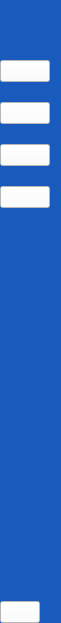
    <widget class="QWidget" name="wdgtShortSidebar" native="true">
     <property name="maximumSize">
      <size>
       <width>50</width>
       <height>16777215</height>
      </size>
     </property>
     <property name="styleSheet">
      <string notr="true">background-color: rgb(25, 90, 189);
color: rgb(255,255,255);</string>
     </property>
     <layout class="QVBoxLayout" name="verticalLayout_4">
      <property name="spacing">
       <number>0</number>
      </property>
      <property name="leftMargin">
       <number>0</number>
      </property>
      <property name="topMargin">
       <number>0</number>
      </property>
      <property name="rightMargin">
       <number>0</number>
      </property>
      <property name="bottomMargin">
       <number>0</number>
      </property>
      <item>
       <layout class="QHBoxLayout" name="horizontalLayout">
        <property name="spacing">
         <number>0</number>
        </property>
        <property name="leftMargin">
         <number>0</number>
        </property>
        <property name="rightMargin">
         <number>11</number>
        </property>
        <item>
         <widget class="QLabel" name="label_3">
          <property name="minimumSize">
           <size>
            <width>50</width>
            <height>40</height>
           </size>
          </property>
          <property name="maximumSize">
           <size>
            <width>50</width>
            <height>40</height>
           </size>
          </property>
          <property name="text">
           <string/>
          </property>
          <property name="pixmap">
           <pixmap resource="resources.qrc">:/icons/icons/logo_icon_alt-1.png</pixmap>
          </property>
          <property name="scaledContents">
           <bool>true</bool>
          </property>
         </widget>
        </item>
       </layout>
      </item>
      <item>
       <layout class="QVBoxLayout" name="verticalLayout_2">
        <property name="spacing">
         <number>20</number>
        </property>
        <property name="topMargin">
         <number>20</number>
        </property>
        <item>
         <widget class="QPushButton" name="btnOrdersSmall">
          <property name="maximumSize">
           <size>
            <width>50</width>
            <height>40</height>
           </size>
          </property>
          <property name="styleSheet">
           <string notr="true">background-color: rgb(255, 255, 255);</string>
          </property>
          <property name="text">
           <string/>
          </property>
          <property name="icon">
           <iconset resource="resources.qrc">
            <normaloff>:/icons/icons/orders.png</normaloff>:/icons/icons/orders.png</iconset>
          </property>
          <property name="iconSize">
           <size>
            <width>30</width>
            <height>30</height>
           </size>
          </property>
          <property name="checkable">
           <bool>true</bool>
          </property>
          <property name="autoExclusive">
           <bool>true</bool>
          </property>
         </widget>
        </item>
        <item>
         <widget class="QPushButton" name="btnCrOrderSmall">
          <property name="maximumSize">
           <size>
            <width>50</width>
            <height>40</height>
           </size>
          </property>
          <property name="styleSheet">
           <string notr="true">background-color: rgb(255, 255, 255);</string>
          </property>
          <property name="text">
           <string/>
          </property>
          <property name="icon">
           <iconset resource="resources.qrc">
            <normaloff>:/icons/icons/create_orders.png</normaloff>:/icons/icons/create_orders.png</iconset>
          </property>
          <property name="iconSize">
           <size>
            <width>25</width>
            <height>25</height>
           </size>
          </property>
          <property name="checkable">
           <bool>true</bool>
          </property>
          <property name="autoExclusive">
           <bool>true</bool>
          </property>
         </widget>
        </item>
        <item>
         <widget class="QPushButton" name="btnCustFeedbackSmall">
          <property name="maximumSize">
           <size>
            <width>50</width>
            <height>40</height>
           </size>
          </property>
          <property name="styleSheet">
           <string notr="true">background-color: rgb(255, 255, 255);</string>
          </property>
          <property name="text">
           <string/>
          </property>
          <property name="icon">
           <iconset resource="resources.qrc">
            <normaloff>:/icons/icons/feedback.png</normaloff>:/icons/icons/feedback.png</iconset>
          </property>
          <property name="iconSize">
           <size>
            <width>25</width>
            <height>25</height>
           </size>
          </property>
          <property name="checkable">
           <bool>true</bool>
          </property>
          <property name="autoExclusive">
           <bool>true</bool>
          </property>
         </widget>
        </item>
        <item>
         <widget class="QPushButton" name="btnComplaintsSmall">
          <property name="maximumSize">
           <size>
            <width>50</width>
            <height>40</height>
           </size>
          </property>
          <property name="styleSheet">
           <string notr="true">background-color: rgb(255, 255, 255);</string>
          </property>
          <property name="text">
           <string/>
          </property>
          <property name="icon">
           <iconset resource="resources.qrc">
            <normaloff>:/icons/icons/complaints.png</normaloff>:/icons/icons/complaints.png</iconset>
          </property>
          <property name="iconSize">
           <size>
            <width>25</width>
            <height>25</height>
           </size>
          </property>
          <property name="checkable">
           <bool>true</bool>
          </property>
          <property name="autoExclusive">
           <bool>true</bool>
          </property>
         </widget>
        </item>
       </layout>
      </item>
      <item>
       <spacer name="verticalSpacer">
        <property name="orientation">
         <enum>Qt::Vertical</enum>
        </property>
        <property name="sizeHint" stdset="0">
         <size>
          <width>20</width>
          <height>393</height>
         </size>
        </property>
       </spacer>
      </item>
      <item>
       <widget class="QPushButton" name="btnExitSmall">
        <property name="minimumSize">
         <size>
          <width>0</width>
          <height>0</height>
         </size>
        </property>
        <property name="maximumSize">
         <size>
          <width>40</width>
          <height>40</height>
         </size>
        </property>
        <property name="styleSheet">
         <string notr="true">background-color: rgb(255, 255, 255);</string>
        </property>
        <property name="text">
         <string/>
        </property>
        <property name="icon">
         <iconset resource="resources.qrc">
          <normaloff>:/icons/icons/close.png</normaloff>:/icons/icons/close.png</iconset>
        </property>
        <property name="iconSize">
         <size>
          <width>25</width>
          <height>25</height>
         </size>
        </property>
       </widget>
      </item>
     </layout>
    </widget>
